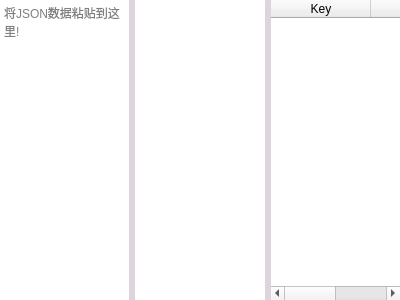
<?xml version="1.0" encoding="UTF-8"?>
<ui version="4.0">
 <class>JSONWidget</class>
 <widget class="QWidget" name="JSONWidget">
  <property name="geometry">
   <rect>
    <x>0</x>
    <y>0</y>
    <width>400</width>
    <height>300</height>
   </rect>
  </property>
  <property name="windowTitle">
   <string>JSON Viewer</string>
  </property>
  <property name="styleSheet">
   <string notr="true">   /* 分割器样式 */
   QSplitter::handle {
       background-color: #ddd5db;
   }
   </string>
  </property>
  <layout class="QVBoxLayout" name="verticalLayout">
   <property name="spacing">
    <number>0</number>
   </property>
   <property name="leftMargin">
    <number>0</number>
   </property>
   <property name="topMargin">
    <number>0</number>
   </property>
   <property name="rightMargin">
    <number>0</number>
   </property>
   <property name="bottomMargin">
    <number>0</number>
   </property>
   <item>
    <widget class="QSplitter" name="mainSplitter">
     <property name="lineWidth">
      <number>1</number>
     </property>
     <property name="orientation">
      <enum>Qt::Orientation::Horizontal</enum>
     </property>
     <property name="handleWidth">
      <number>6</number>
     </property>
     <property name="childrenCollapsible">
      <bool>false</bool>
     </property>
     <widget class="QWidget" name="leftWidget">
      <layout class="QVBoxLayout" name="leftVerticalLayout">
       <property name="spacing">
        <number>0</number>
       </property>
       <item>
        <widget class="Ui::CodeEditor" name="jsonTextEdit">
         <property name="frameShape">
          <enum>QFrame::Shape::NoFrame</enum>
         </property>
         <property name="lineWrapMode">
          <enum>QPlainTextEdit::LineWrapMode::NoWrap</enum>
         </property>
         <property name="placeholderText">
          <string>将JSON数据粘贴到这里!</string>
         </property>
        </widget>
       </item>
      </layout>
     </widget>
     <widget class="QWidget" name="middleWidget">
      <layout class="QVBoxLayout" name="middleVBoxLayout">
       <property name="spacing">
        <number>0</number>
       </property>
       <item>
        <widget class="QTreeView" name="jsonTreeView">
         <property name="frameShape">
          <enum>QFrame::Shape::NoFrame</enum>
         </property>
         <property name="lineWidth">
          <number>0</number>
         </property>
         <property name="editTriggers">
          <set>QAbstractItemView::EditTrigger::NoEditTriggers</set>
         </property>
         <property name="headerHidden">
          <bool>true</bool>
         </property>
        </widget>
       </item>
      </layout>
     </widget>
     <widget class="QWidget" name="rightWidget">
      <layout class="QVBoxLayout" name="rightVBoxLayout">
       <property name="spacing">
        <number>0</number>
       </property>
       <item>
        <widget class="QTableWidget" name="propertiesTableWidget">
         <property name="frameShape">
          <enum>QFrame::Shape::NoFrame</enum>
         </property>
         <column>
          <property name="text">
           <string>Key</string>
          </property>
         </column>
         <column>
          <property name="text">
           <string>Value</string>
          </property>
         </column>
        </widget>
       </item>
      </layout>
     </widget>
    </widget>
   </item>
  </layout>
 </widget>
 <customwidgets>
  <customwidget>
   <class>Ui::CodeEditor</class>
   <extends>QPlainTextEdit</extends>
   <header>codeeditor.h</header>
  </customwidget>
 </customwidgets>
 <resources/>
 <connections/>
</ui>
